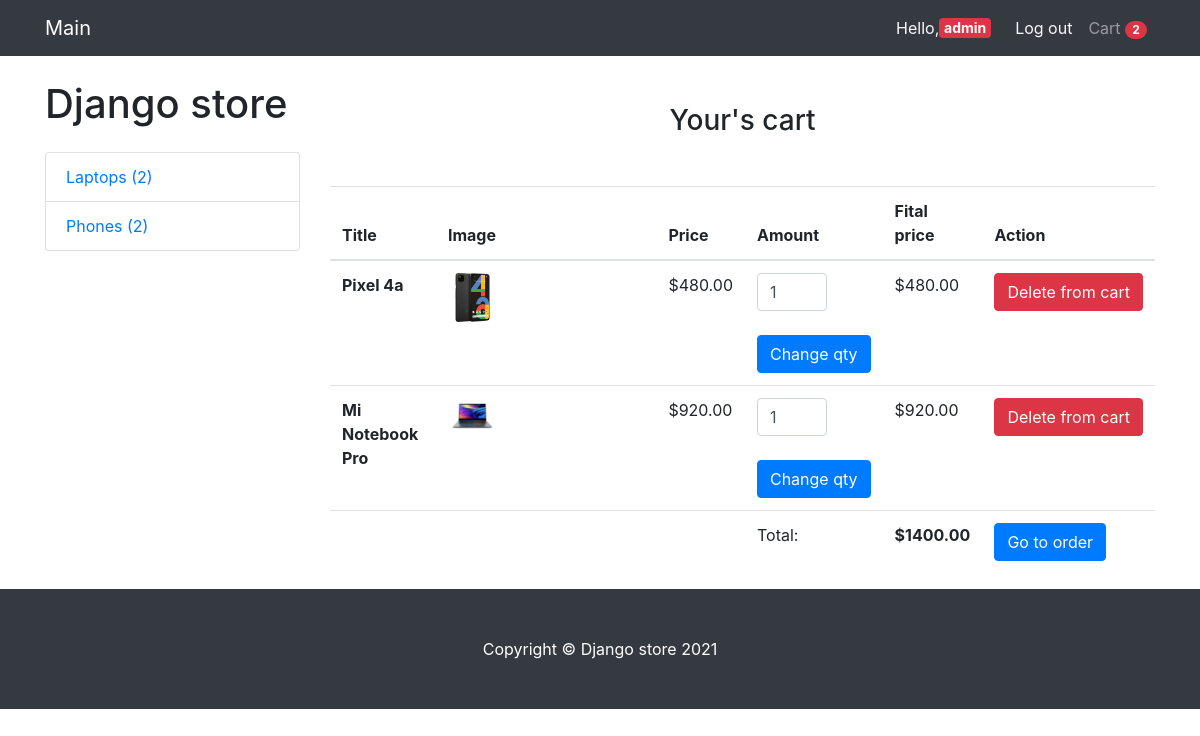
/cart/ (signed in), run on an earlier commit of the app's database.
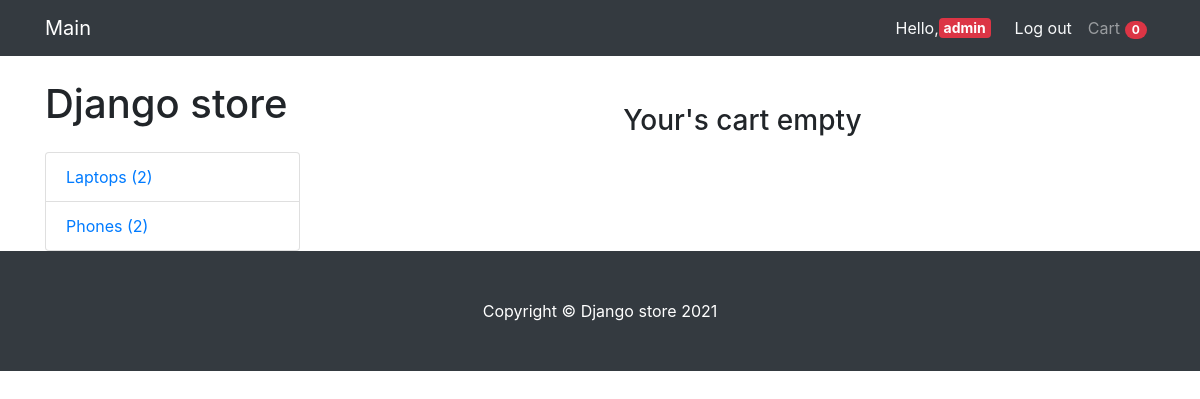
And on a later commit of the database.
### MainApp/models.py (models this page shows, shortened)
class Cart(models.Model):
    owner = models.ForeignKey('Customer', null=True, verbose_name='Owner', on_delete=models.CASCADE)
    products = models.ManyToManyField(CartProduct, blank=True, related_name='related_cart')
    total_products = models.PositiveIntegerField(default=0)
    final_price = models.DecimalField(default=0, max_digits=9, decimal_places=2, verbose_name='Final Prize')
    in_order = models.BooleanField(default=False)
    for_anonymous_user = models.BooleanField(default=False)

class Category(models.Model):
    name = models.CharField(max_length=255, verbose_name='Category name')
    slug = models.SlugField(unique=True)
    objects = CategoryManager()
    def get_absolute_url(self):
        return reverse("category_detail", kwargs={"slug": self.slug})

class CartProduct(models.Model):
    user = models.ForeignKey('Customer', verbose_name='Buyer', on_delete=models.CASCADE)
    cart = models.ForeignKey('Cart', verbose_name='Cart', on_delete=models.CASCADE, related_name='related_products')
    content_type = models.ForeignKey(ContentType, on_delete=models.CASCADE)
    object_id = models.PositiveIntegerField()
    content_object = GenericForeignKey('content_type', 'object_id')
    qty = models.PositiveIntegerField(default=1)
    final_price = models.DecimalField(max_digits=9, decimal_places=2, verbose_name='Final Price')

class Product(models.Model):
    class Meta:
        abstract = True
    category = models.ForeignKey(Category, verbose_name='Category', on_delete=models.CASCADE)
    title = models.CharField(max_length=255, verbose_name='Name')
    slug = models.SlugField(unique=True)
    image = models.ImageField(verbose_name='Image')
    description = models.TextField(verbose_name='Description', null=True)
    price = models.DecimalField(max_digits=9, decimal_places=2, verbose_name='Price')
    def get_model_name(self):
        return self.__class__.__name__.lower()

class Phone(Product):
    diagonal = models.CharField(max_length=255, verbose_name='Diagonal')
    display = models.CharField(max_length=255, verbose_name='Display type')
    resolution = models.CharField(max_length=255, verbose_name='Display resolution')
    accum_volume = models.CharField(max_length=255, verbose_name='Accumulater volume')
    ram = models.CharField(max_length=255, verbose_name='Ram ')
    sd = models.BooleanField(default=False)
    main_cam_mp = models.CharField(max_length=255, verbose_name='Main camera MP')
    front_cam_mp = models.CharField(max_length=255, verbose_name='Front camera MP')

class Laptop(Product):
    diagonal = models.CharField(max_length=255, verbose_name='Screen size')
    display = models.CharField(max_length=255, verbose_name='Screen resolution')
    cpu = models.CharField(max_length=255, verbose_name='Processor Family')
    cpu_name = models.CharField(max_length=255, verbose_name='Processor Name')
    cpu_freq = models.CharField(max_length=255, verbose_name='Cpu freq')
    video  = models.CharField(max_length=255, verbose_name='Videocard')
    ram = models.CharField(max_length=255, verbose_name='Ram')
    storage = models.CharField(max_length=255, verbose_name='Storage Capacity')
    time_without_charge = models.CharField(max_length=255, verbose_name='Time without charge')

### MainApp/views.py (the view)
# urls.py: path('cart/', CartView.as_view(), name='cart'),
class CartView(CartMixin, View):
    def get(self, request, *args, **kwargs):
        categories = Category.objects.get_categories_for_left_sidebar()
        context = {
            'cart': self.cart,
            'categories': categories
        }
        return render(request, 'cart.html', context)

### MainApp/mixins.py (called while the page is built)
    def dispatch(self, request, *args, **kwargs):
        if request.user.is_authenticated:
            customer = Customer.objects.filter(user=request.user).first()
            if not customer:
                customer= Customer.objects.create(
                    user=request.user
                )
            cart = Cart.objects.filter(owner=customer, in_order=False).first()
            if not cart:
                cart = Cart.objects.create(owner=customer)
        else:
            cart = Cart.objects.filter(for_anonymous_user=True).first()
            if not cart:
                cart = Cart.objects.create(for_anonymous_user=True)
        self.cart = cart
        return super().dispatch(request, *args, **kwargs)

### MainApp/models.py (called while the page is built)
def get_models_for_count(*model_names):
    return [models.Count(model_name) for model_name in model_names]

    def get_queryset(self):
        return super().get_queryset()

### MainApp/templates/cart.html (shortened to what this page needs)
{% extends 'base.html' %}
{% block content %}
<h3 class="text-center mt-5 mb-5"> Your's cart {% if not cart.products.count %} empty {% endif %}</h3>
{% if cart.products.count %}
<table class="table">
  <thead>
    <tr>
      <th scope="col">Title</th>
      <th scope="col">Image</th>
      <th scope="col">Price</th>
      <th scope="col">Amount</th>
      <th scope="col">Fital price</th>
      <th scope="col">Action</th>
    </tr>
  </thead>
  <tbody>
    {% for item in cart.products.all %}
    <tr>
      <th scope="row">{{ item.content_object.title }}</th>
      <td><img class="w-25" src="{{ item.content_object.image.url }}" class="img-fluid"></td>
      <td>${{ item.content_object.price }}</td>
      <td>
        <form action="{% url 'change_qty' ct_model=item.content_object.get_model_name slug=item.content_object.slug %}" method="POST">
          <input type="number" class="form-control" name="qty" style="width: 70px;" min="1" value="{{ item.qty }}">
          <br>
          <input type="submit" class="btn btn-primary" value="Change qty">
        </form>
      </td>
      <td>${{ item.final_price }}</td>
      <td>
        <a href="{% url 'delete_from_cart' ct_model=item.content_object.get_model_name slug=item.content_object.slug %}"><button class="btn btn-danger">Delete from cart</button></a>
      </td>
    </tr>
    {% endfor %}
    <tr>
      <td colspan="3"></td>
      <td>Total:</td>
      <th scope="col">${{ cart.final_price }}</th>
      <td><a href="{% url 'checkout' %}"><button class="btn btn-primary">Go to order</button></a></td>
    </tr>
  </tbody>
</table>
{% endif %}
{% endblock content %}

### MainApp/templates/base.html (shortened to what this page needs)
<!DOCTYPE html>
<html lang="en">
<head>
  <link rel="stylesheet" href="https://maxcdn.bootstrapcdn.com/bootstrap/4.0.0/css/bootstrap.min.css">
</head>
<body>
  <nav class="navbar navbar-expand-lg navbar-dark bg-dark fixed-top">
    <div class="container">
      <a class="navbar-brand" href="/">Main</a>
      <div class="collapse navbar-collapse" id="navbarResponsive">
        <ul class="navbar-nav ml-auto">
          {% if request.user.is_authenticated %}
            <li>
              <span class="navbar text text-light">Hello, <span class="badge badge-danger">
                <a style="text-decoration: none; font-size: 14px; color:white;" href="{% url 'profile' %}">{{ request.user.username }}</a>
              </span></span>
            </li>
            <li>
              <a class="nav-link text-light" href="{% url 'logout' %}"">Log out</a>
            </li>
          {% endif %}
        </ul>
        <ul class="navbar-nav">
          <li class="nav-item">
            <a class="nav-link" href="{% url 'cart' %}">Cart <span class="badge badge-pill badge-danger">{{ cart.products.count }}</span></a>
          </li>
        </ul>
      </div>
    </div>
  </nav>
  <div class="container">
    <div class="row">
      <div class="col-lg-3">
        <h1 class="my-4">Django store</h1>
        <div class="list-group">
          {% for category in categories %}
          <a href="{{ category.url }}" class="list-group-item">{{ category.name }} ({{ category.count }})</a>
          {% endfor %}
        </div>
      </div>
      <div class="col-lg-9">
        {% block content %}{% endblock content %}
      </div>
    </div>
  </div>
  <footer class="py-5 bg-dark">
    <div class="container">
      <p class="m-0 text-center text-white">Copyright &copy; Django store 2021</p>
    </div>
  </footer>
</body>
</html>

What changed in the data, as far as the page shows it:
removed Cart: products.count "2", final_price "1400.00"
removed CartProduct: content_object "Pixel 4a", content_object.image (picture), content_object.price "480.00", qty "1", final_price "480.00"
removed CartProduct: content_object "Mi Notebook Pro", content_object.image (picture), content_object.price "920.00", qty "1", final_price "920.00"
added Cart: products.count "0"
Also different on the page:
text no longer shown: "Title Image Price Amount Fital price Action Total: $ Go to order"
text now shown: "empty"
